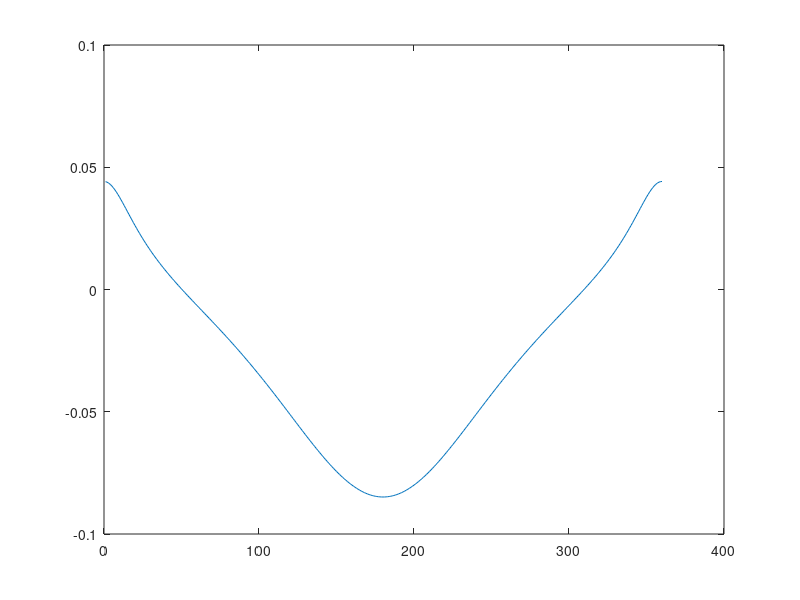

This chart was generated by the following MATLAB code:
%changeInPhiForThetas
M = 3.85554;
R = .08;
L = .25;
beta = 120;
alpha = 40;
%I = .25*M*R^2 +(1/3)*M*L^2;
%J =  0.5*M*R^2;
J = 3;
I = 10;
thetas = [1:360];
dphi = 1;
for q = thetas
    i = (q*pi)/180;
    S = -(2^(-1/2))*sin(beta)*((cos(alpha)*sin(beta))+ sin(alpha)*cos(beta)*cos(i));
    T = cos(alpha)*cos(beta) - sin(alpha)*sin(beta)*cos(i);
    dphidtheta = ((J/I)*S)./((T-1)*(1- T +(J/I)*(1+T))*(1+T)^(1/2));
    dphi(q) = dphidtheta;
end
plot(thetas, dphi);
